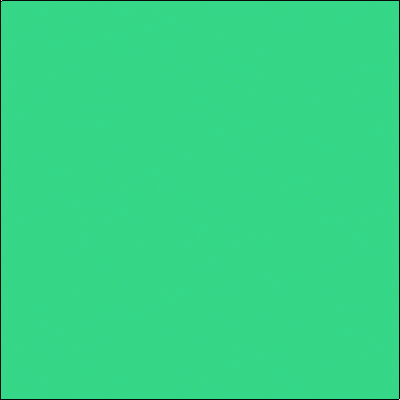
Frame 1 (no input)
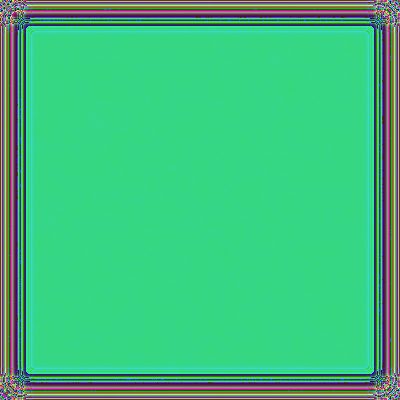
Frame 60 (the mouse pressed at the canvas centre just before this capture)
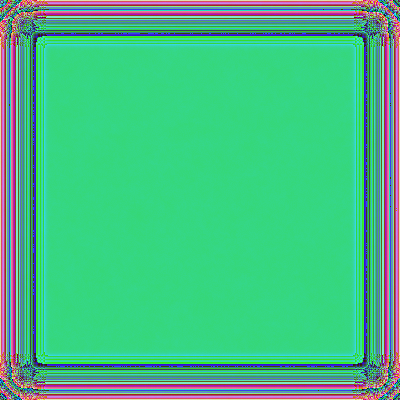
Frame 120 (the mouse held since frame 60 and released just before this capture)

The Processing sketch that drew these frames (run headless with seeded random() and noise(); from frame 60 on, the mouse is pressed at the canvas centre):

// Processing sketch: processing_17795
// ── processing_17795.pde

/*
 *
 */
 
 PImage img, img2;
 int r, g, b, x, a;
 int ran;
 int up, down, left, right, upleft, upright, downleft, downright, centre;
 int count = 1;
 color col;
 void setup()
 
 {
   size(400, 400);
   img = createImage(400, 400, ARGB);
   ran = 10;
   smooth();
   
   for(int i = 1; i < img.pixels.length; i++){
     
     img.pixels[i] = color(0, 0, 0, 100);
   }
       
       //img.pixels[int(random(img.pixels.length))] = color(0, 0, 0);
      // print(r + "-" + g + "-" + b);
    
}

 
 void draw()
 {
   background(0);
   img2 = createImage(400, 400, ARGB);


   img2.pixels[0] = (img.pixels[0] + img.pixels[1] + img.pixels[width] + img.pixels[width + 1]) / 4 + int(random(ran)) - ran/2;;
   
   for(int i = 1; i < img2.pixels.length; i++){
     up = i - width;
     down = i + width;
     left = i - 1;
     right = i + 1;
     upleft = i - img.width - 1;
     upright = i - img.width + 1;
     downleft = i + img.width - 1;
     downright = i + img.width + 1;
     centre = i;
     
     if(i < img2.width){
       if(i == img2.width - 1){ 
         //top right hand corner
         img2.pixels[i] = (img.pixels[centre] + img.pixels[left] + img.pixels[downleft] + img.pixels[down]) / 4 + int(random(ran)) - ran/2;    
       }else{ 
         // top row, excluding top right corner
         img2.pixels[i] = (img.pixels[left] + img.pixels[right] + img.pixels[down] + img.pixels[downleft] + img.pixels[downright] + img.pixels[centre]) / 6  + int(random(ran)) - ran/2;
       }
     }else{
       if(i % img.width == 0 && i < img.pixels.length - img.width){
         //left hand side excluding bottom left hand corner
         img2.pixels[i] = (img.pixels[centre] + img.pixels[up] + img.pixels[down] + img.pixels[upright] + img.pixels[downright] + img.pixels[right]) / 6 + int(random(ran)) - ran/2;
       }else if(i % img.width == 0 && i == img.pixels.length - img.width){
         //bottom left hand corner
         img2.pixels[i] = (img.pixels[centre] + img.pixels[up] + img.pixels[upleft] + img.pixels[right]) / 4 + int(random(ran)) - ran/2;
       }else if(i % img.width == img.width - 1 && i < img.pixels.length - 1){
         //right hand side excluding bottom right hand corner
         img2.pixels[i] = (img.pixels[centre] + img.pixels[up] + img.pixels[down] + img.pixels[left] + img.pixels[upleft] + img.pixels[downleft]) / 6  + int(random(ran)) - ran/2;
       }else if(i == img.pixels.length - 1){
         //bottom right hand corner
         img2.pixels[i] = (img.pixels[centre] + img.pixels[up] + img.pixels[left] + img.pixels[upleft]) / 4 + int(random(ran)) - ran/2;
       }else if(i > img.pixels.length - width && i < img.pixels.length - 1){
         //bottom row excluding both bottom corners
         img2.pixels[i] = (img.pixels[centre] + img.pixels[left] + img.pixels[right] + img.pixels[up] + img.pixels[upleft] + img.pixels[upright]) / 6  + int(random(ran)) - ran/2;
       }else if(i % img.width != 0 && i % img.width != img.width - 1 && i < img.pixels.length - width){
         img2.pixels[i] = (img.pixels[centre] + img.pixels[up] + img.pixels[down] + img.pixels[left] + img.pixels[right] + img.pixels[upleft] + img.pixels[upright] + img.pixels[downleft] + img.pixels[downright]) / 9 + int(random(ran)) - ran/2;
     }
   }
   }
     
   img = img2;
   /*if(count < 15){
  
     img2.pixels[int(random(img.pixels.length))] = color(0, 0, 0, 0);

   }*/
   count++;
   
   image(img2, 0, 0);
   
 }
 
 void mouseClicked(){
   count = 0;
   for(int i = 1; i < img.pixels.length; i++){
     img.pixels[i] = color(0, 0, 0, 255);
   }
 
 }
 
